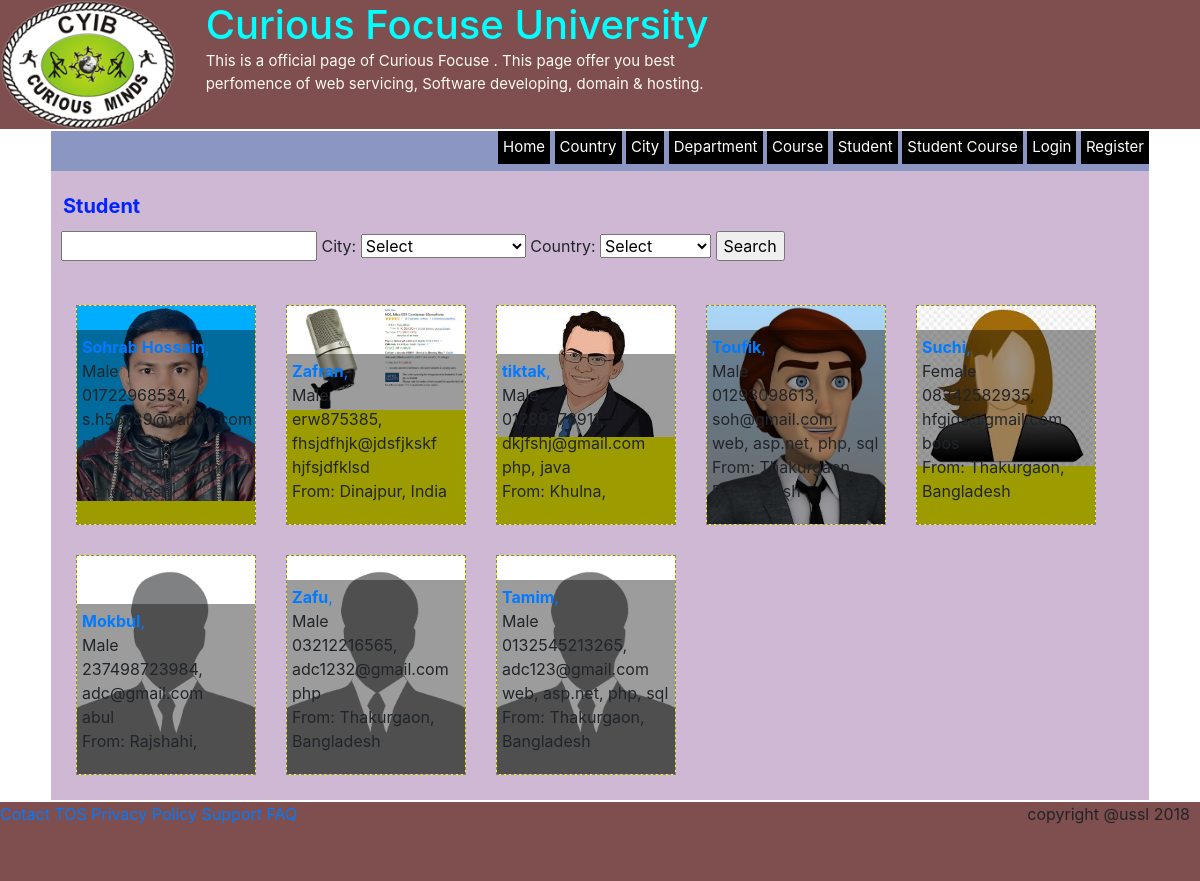
/?a=student, run on the app's committed database.
### tables this page shows
CREATE TABLE `student` (
  `id` int(11) NOT NULL,
  `name` varchar(200) DEFAULT NULL,
  `regNo` varchar(12) DEFAULT NULL,
  `tag` varchar(200) DEFAULT NULL,
  `contact` varchar(50) DEFAULT NULL,
  `email` varchar(50) DEFAULT NULL,
  `password` varchar(500) DEFAULT NULL,
  `gender` int(11) DEFAULT NULL,
  `dateOfBirth` date DEFAULT NULL,
  `address` varchar(500) DEFAULT NULL,
  `createDate` date DEFAULT NULL,
  `createIp` varchar(200) DEFAULT NULL,
  `cityId` int(11) DEFAULT NULL,
  `type` varchar(5) NOT NULL DEFAULT 'U',
  `active` tinyint(1) NOT NULL DEFAULT '0',
  `active_date` date NOT NULL DEFAULT '2018-06-05'
);

CREATE TABLE `city` (
  `id` int(11) NOT NULL,
  `name` varchar(200) DEFAULT NULL,
  `countryId` int(11) DEFAULT NULL
);

CREATE TABLE `country` (
  `id` int(11) NOT NULL,
  `name` varchar(200) DEFAULT NULL
);

### client/student.php (the view, shortened to what this page needs)
<?php
	$search = "";
?>
<div class="search">
	<form method="post" action="">
		<input type="text" name="search" id="search" value="<?php print $search; ?>"/>
		<input type="submit" name="btnSearch" value="Search"/>
	</form>
</div><br />
<?php
	$sql = "select s.id, s.name, s.regNo, s.tag, s.contact, s.email, s.gender, s.dateOfBirth, s.address, ct.name as city, cn.name as country, s.createIp, s.createDate, (select concat(id, '_', image) from student_image where studentId = s.id limit 0, 1) as image from student as s
	left join city as ct on s.cityId = ct.id
	left join country as cn on ct.id = cn.id where s.id > 0";
	$table = mysqli_query($cn,$sql);
	while($row = mysqli_fetch_assoc($table))
	{
		print '<div class = "student">'."\n";
		if($row['image'] == "")
		{
			if($row["gender"] == 1)
			{
				print '<img src="images/no_image_female.png"/>'."\n";
			}
			else{
				print '<img src="images/no_image_male.jpg"/>'."\n";
			}
		}
		else{
			print '<img src="uploads/student_images/'.$row['image'].'"/>'."\n";
		}
		print '<div>';
		print '<a href="?a=student_profile&sid='.base64_encode($row["id"]).'">';
		print "<span><b>".htmlentities($row["name"])."</b>, ";
		print '</a>';
		if($row["gender"] == 1)
			{
				print "Female";
			}
			else
			{
				print "Male";
			}
		print "<span>".htmlentities($row["contact"]).", ".htmlentities($row["email"])."</span>";
		print "<span>".htmlentities($row["tag"])."</span>";
		print "<p>From: ".htmlentities($row["city"]).", ".htmlentities($row["country"])."</p>";
		print '</div>';
		print '</div>'."\n";
	}
?>

### css/index.css (style rules this page uses)
* { margin: 0 auto 0 auto; }
body { background: rgba(137,163,158,0.53); font-family: Segoe, "Segoe UI", "DejaVu Sans", "Trebuchet MS", Verdana, "sans-serif"; font-size: 14px; }

### css/client.css (style rules this page uses)
.student { width: 180px; height: 220px; border: dashed gray thin; float: left; margin: 15px; background: yellow; position: relative; overflow: hidden; }
.student div { position: absolute; left: 0px; right: 0px; bottom: 0px; padding: 5px; background: rgba(0,0,0,0.39); }
.student img { width:inherit; }
.student span { display: block; }

### data on the page
student: shows a picture, name "Sohrab Hossain", gender "Male", contact "01722968534", email "s.h56789@yahoo.com", tag "php", cityId.name "Thakurgaon", country.name "Bangladesh"
student: shows a picture, name "Zafran", gender "Male", contact "erw875385", email "fhsjdfhjk@jdsfjkskf", tag "hjfsjdfklsd", cityId.name "Dinajpur", country.name "India"
student: shows a picture, name "tiktak", gender "Male", contact "01289378911", email "dkjfshj@gmail.com", tag "php, java", cityId.name "Khulna"
student: shows a picture, name "Toufik", gender "Male", contact "01293098613", email "soh@gmail.com", tag "web, asp.net, php, sql", cityId.name "Thakurgaon", country.name "Bangladesh"
student: gender 1 (drawn), name "Suchi", contact "08342582935", email "hfgjds@gmail.com", tag "boos", cityId.name "Thakurgaon", country.name "Bangladesh"
student: name "Mokbul", gender "Male", contact "237498723984", email "adc@gmail.com", tag "abul", cityId.name "Rajshahi"
student: name "Zafu", gender "Male", contact "03212216565", email "adc1232@gmail.com", tag "php", cityId.name "Thakurgaon", country.name "Bangladesh"
student: name "Tamim", gender "Male", contact "0132545213265", email "adc123@gmail.com", tag "web, asp.net, php, sql", cityId.name "Thakurgaon", country.name "Bangladesh"

### other printed values
str_replace("_"," ",$_GET['a']) "Student"
$TableName "City Country"
